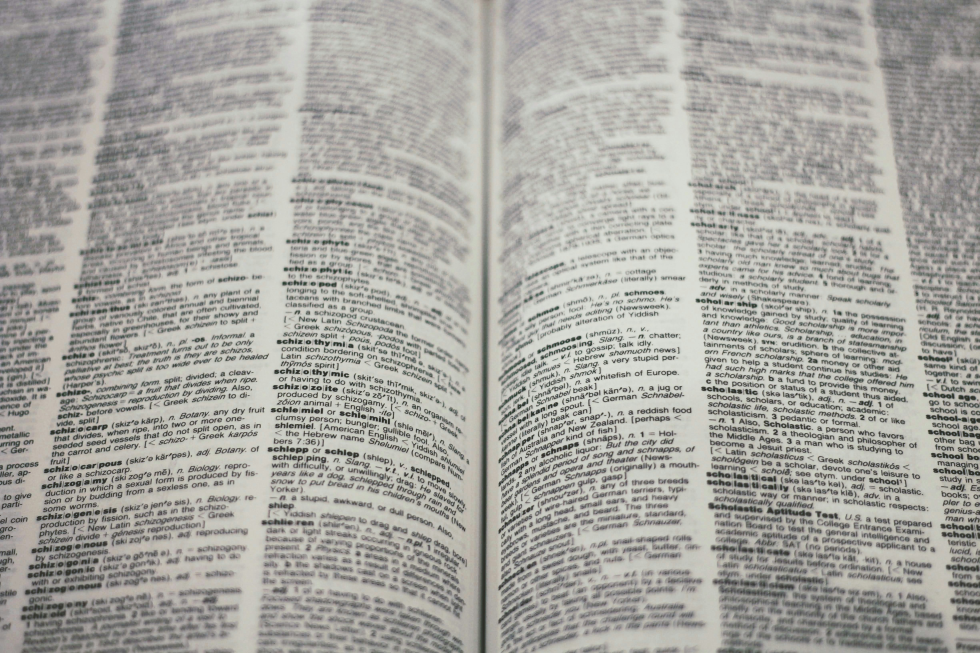
#> input picture src/assets/translalia-source.jpg, 4898 x 3265 px (shown at 1/5 size)
$ python encode_project_images.py
#> lines starting #> are read from the running program, lines starting #| are printed output that depends on the picture
"""Resize each project source image to exactly 800x384 (center-crop to aspect)
then emit AVIF + WebP siblings into src/assets/projects/.

Run:  python3 scripts/encode_project_images.py
"""
import os
import subprocess
import tempfile
from PIL import Image

ROOT = os.path.abspath(os.path.join(os.path.dirname(__file__), ".."))
SRC_DIR = os.path.join(ROOT, "src", "assets")
OUT_DIR = os.path.join(ROOT, "src", "assets", "projects")
os.makedirs(OUT_DIR, exist_ok=True)

TARGET_W, TARGET_H = 800, 384
TARGET_RATIO = TARGET_W / TARGET_H

# (source relative to src/assets, out basename)
JOBS = [
    ("translalia-source.jpg", "translalia"),
    ("coursesearchAI.jpg", "coursesearch"),
    ("mycosmosjobs-source.jpg", "mycosmosjobs"),
    ("basis-source.jpg", "basis"),
]


def resize_and_crop(src_path: str) -> Image.Image:
#> called with src_path = 'src/assets/translalia-source.jpg'
    img = Image.open(src_path).convert("RGB")
#> img is the input picture: PIL image 4898x3265 RGB; mean R, G, B 166.6, 165.7, 160.3
    sw, sh = img.size
#> sw = 4898; sh = 3265
    src_ratio = sw / sh
#> src_ratio = 1.5
    if src_ratio > TARGET_RATIO:
        # source wider than target → crop width
        new_h = sh
        new_w = int(round(sh * TARGET_RATIO))
        x0 = (sw - new_w) // 2
        img = img.crop((x0, 0, x0 + new_w, new_h))
    else:
        # source taller than target → crop height
        new_w = sw
#> new_w = 4898
        new_h = int(round(sw / TARGET_RATIO))
#> new_h = 2351
        y0 = (sh - new_h) // 2
#> y0 = 457
        img = img.crop((0, y0, new_w, y0 + new_h))
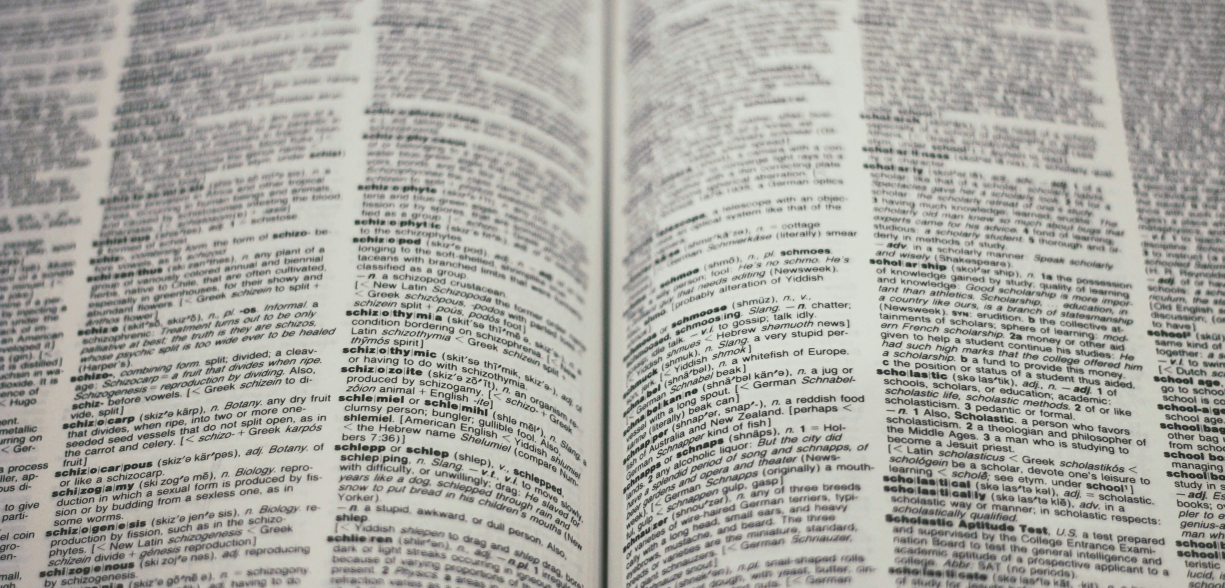
#> img: PIL image 4898x2351 RGB (shown at 1/4 size); mean R, G, B 169.4, 168.8, 162.9
    return img.resize((TARGET_W, TARGET_H), Image.LANCZOS)
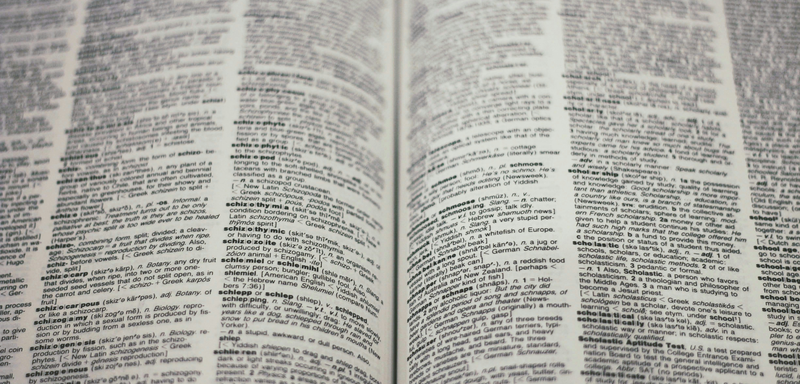
#> returned value: PIL image 800x384 RGB; mean R, G, B 169.4, 168.8, 162.9


def encode_webp(png_path: str, webp_path: str, quality: int) -> int:
    subprocess.run(
        ["cwebp", "-q", str(quality), "-m", "6", "-mt", png_path, "-o", webp_path],
        check=True, capture_output=True,
    )
    return os.path.getsize(webp_path)


def encode_avif(png_path: str, avif_path: str, quality: int) -> int:
    # sips on macOS 13+ supports AVIF. `-s formatOptions` is the quality knob (0-100).
#> called with avif_path = 'src/assets/projects/translalia.avif', quality = 55
    subprocess.run(
        ["sips", "-s", "format", "avif", "-s", "formatOptions", str(quality),
         png_path, "--out", avif_path],
        check=True, capture_output=True,
    )
#> (this line was passed over: subprocess is not available in this run)
#> (the run stopped early here; a loop or call above may not have finished)
